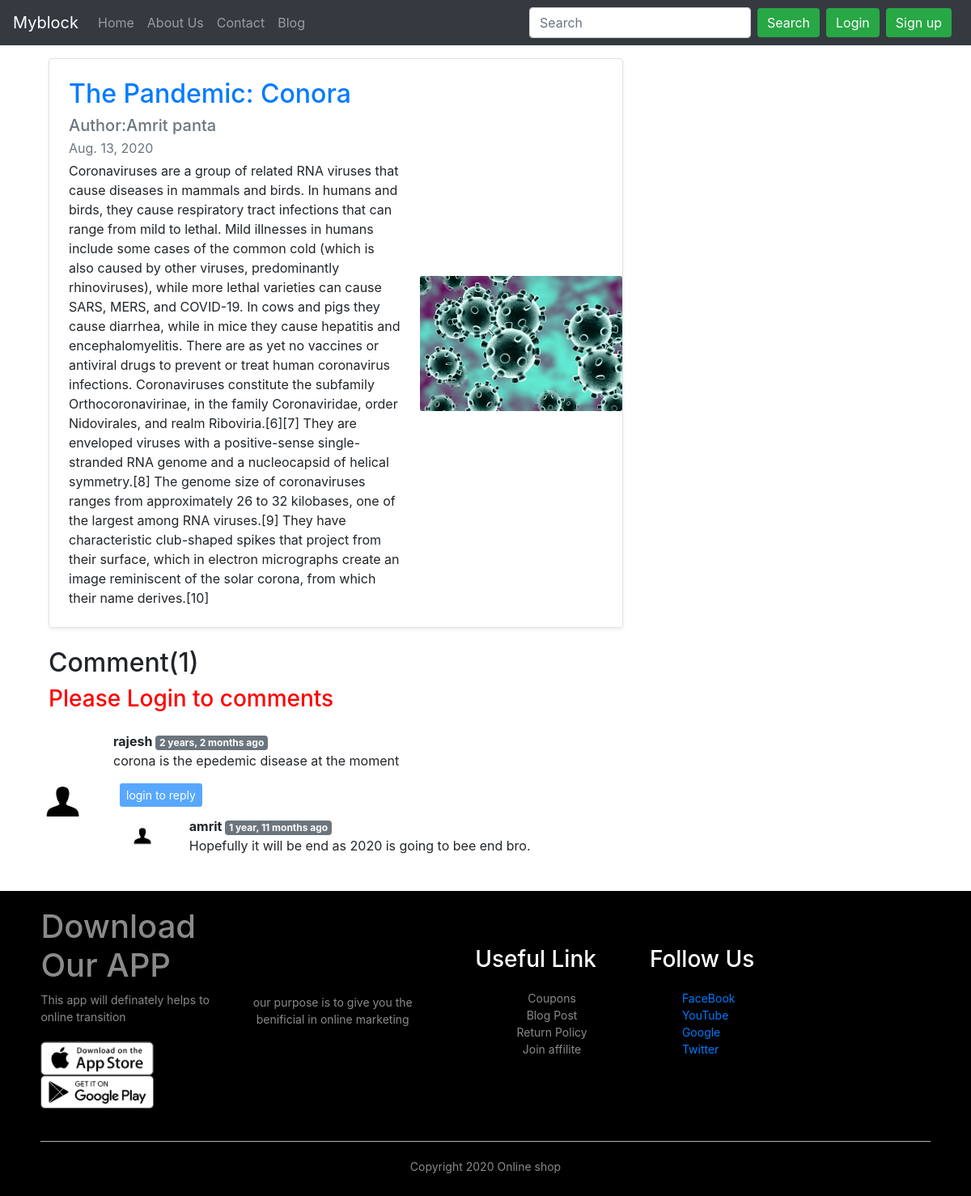
The page /blog/corona on the database its author committed.
### blog/models.py (models this page shows, shortened)
class Posts(models.Model):
    sno=models.AutoField(primary_key=True)
    title=models.CharField(max_length=300)
    author=models.CharField(max_length=300)
    content=models.TextField()
    timestamp=models.DateField(blank=True)
    img=models.ImageField(upload_to='blog/images')
    slug=models.CharField(max_length=200)

class BlogComment(models.Model):
    sno=models.AutoField(primary_key=True)
    comment=models.TextField()
    user=models.ForeignKey(User,on_delete=models.CASCADE)
    post=models.ForeignKey(Posts,on_delete=models.CASCADE)
    parent=models.ForeignKey('self',on_delete=models.CASCADE,null=True)
    timestamp=models.DateTimeField(default=now)

### blog/views.py (the view)
# urls.py: path('<str:slug>',views.blogpost,name='blogpost'),
def blogpost(request,slug):
    post= Posts.objects.filter(slug=slug).first()
    comment= BlogComment.objects.filter(post=post,parent=None)
    replies= BlogComment.objects.filter(post=post).exclude(parent=None)
    repDic={}
    for reply in replies:
        if reply.parent.sno not in repDic.keys():
            repDic[reply.parent.sno]=[reply]
        else:
            repDic[reply.parent.sno].append(reply)
    context={'post':post,'comment':comment,'user':request.user,'replyDict':repDic}
    return render(request,'blog/blogpost.htm',context)

### blog/templatetags/extras.py (called while the page is built)
@register.filter(name='get_val')
def get_val(dict,key):
    return dict.get(key)

### templates/blog/blogpost.htm (shortened to what this page needs)
{%  extends 'base.htm'%}
{% block body %}
{% load humanize %}
{% load extras %}
<div class="container my-3">
    <div class="col-8">
        <div
            class="row no-gutters border rounded overflow-hidden flex-md-row mb-4 shadow-sm h-md-250 position-relative">
            <div class="col p-4 d-flex flex-column position-static">
                <strong class=" mb-0 text-primary">
                    <h2>{{post.title}}</h2>
                </strong>
                <h5 class="mb-1 text-muted">Author:{{post.author}}</h5>
                <div class="mb-1 text-muted">{{post.timestamp}}</div>
                <p class="card-text mb-auto">{{post.content|safe}}</p>
            </div>
            <div class="col-4 my-5">
                <img src="/media/{{post.img}}" class="card-img" alt="...">
            </div>
        </div>
    </div>
    <div class="container my-3">
        <h2>Comment({{comment.count}})</h2>
        <div class="my-2">
            {% if user.is_authenticated %}
            <form action="postcomment" method="POST">
                {% csrf_token %}
                <label for="comment">Enter Comment</label>
                <input type="text" class="form-control" name="comment" placeholder="Enter  your comment">
                <input type="hidden" name="postno" value="{{post.sno}}">
                <input type="hidden" name="parentsno" value=" ">
                <button type="submit" class="btn btn-primary my-3">Submit</button>
            </form>
            {% else %}
            <h3 style="color: red;">Please Login to comments</h3>
            {% endif %}
        </div>
    </div>
    {% for cmd in comment%}
    <div class="row my-4">
        <div class="col-md-1 ">
            <img class="rounded mx-auto d-block w-100 p-2 " src="/static/download.png" alt="it is the images">
        </div>
        <div class="col-md-11 "><b>{{cmd.user.username}} <span
                    class="badge badge-secondary">{{cmd.timestamp|naturaltime}}</span></b>
            <div>
                {{cmd.comment}}
            </div>
            <div class="reply mx-2 my-3">
                {% if user.is_authenticated %}
                <button class="btn btn-primary btn-sm" type="button" data-toggle="collapse"
                    data-target="#replycomment{{cmd.sno}}" aria-expanded="false"
                    aria-controls="replycomment{{cmd.sno}}">
                    Reply
                </button>
                <div class="collapse" id="replycomment{{cmd.sno}}">
                    <div class="card card-body my-2">
                        <form action="postcomment" method="POST">
                            {% csrf_token %}
                            <input type="text" class="form-control" name="comment" placeholder="Enter  your comment">
                            <input type="hidden" name="parentsno" value="{{cmd.sno}}">
                            <input type="hidden" name="postno" value="{{post.sno}}">
                            <button type="submit" class="btn btn-primary my-2">Submit</button>
                        </form>
                    </div>
                </div>
                {%else%}
                <button class="btn btn-primary btn-sm" type="button" data-toggle="collapse"
                    data-target="#replycomment{{cmd.sno}}" aria-expanded="false" aria-controls="replycomment{{cmd.sno}}"
                    disabled>
                    login to reply
                </button>
                {%endif%}
                <div class="replies  my-2">
                    {% for reply in replyDict|get_val:cmd.sno %}
                    <div class="row">
                        <div class="col-md-1 ">
                            <img class="rounded mx-auto d-block w-75 p-2 " src="/static/download.png"
                                alt="it is the images">
                        </div>
                        <div class="col-md-11 my-1">
                            <b>{{reply.user.username}} <span
                                class="badge badge-secondary">{{reply.timestamp|naturaltime}}</span></b>
                        <div>
                            {{reply.comment}}
                        </div>
                        </div>
                        <br>
                    </div>
                    {% endfor%}
                </div>
            </div>
        </div>
    </div>
    {%endfor%}
</div>
{% endblock%}

### templates/base.htm (shortened to what this page needs)
<!doctype html>
<html lang="en">
{% load static%}
<head>
  <link rel="stylesheet" href="{% static 'css/all.min.css'%}">
  <link rel="stylesheet" href="{% static 'css/bootstrap.css'%}">
  {% block mystyle%}
  <link rel="stylesheet" href="{% static 'css/mystyle.css'%}">
  {% endblock mystyle%}
</head>
<body>
  <nav class="navbar navbar-expand-lg navbar-dark bg-dark">
    <a class="navbar-brand" href="/">Myblock</a>
    <div class="collapse navbar-collapse" id="navbarSupportedContent">
      <ul class="navbar-nav mr-auto">
        <li class="nav-item {% block home%}{% endblock%}">
          <a class="nav-link" href="/">Home <span class="sr-only">(current)</span></a>
        </li>
        <li class="nav-item {% block about%}{% endblock%}">
          <a class="nav-link" href="/about">About Us</a>
        </li>
        <li class="nav-item {% block contact%}{% endblock%}">
          <a class="nav-link" href="/contact">Contact</a>
        </li>
        <li class="nav-item {% block blog %}{% endblock %}">
          <a class="nav-link" href="/blog">Blog</a>
        </li>
      </ul>
      <div class="ml-auto ">
        <form method="GET" action="/search" class="form-inline my-2 my-lg-0">
          <input class="form-control mr-sm-2" type="search" placeholder="Search" aria-label="Search" id="query"
            name="query">
          <button class="btn btn-success my-2 my-sm-0 mr-2" type="submit">Search</button>
          {% if user.is_authenticated %}
          <ul class="navbar-nav mr-2">
            <li class="nav-item dropdown">
              <a class="nav-link dropdown-toggle" href="#" id="navbarDropdown" role="button" data-toggle="dropdown"
                aria-haspopup="true" aria-expanded="false">
                WelCome {{request.user}}
              </a>
              <div class="dropdown-menu" aria-labelledby="navbarDropdown">
                <a class="dropdown-item" href="/logout">LogOut</a>
              </div>
            </li>
          </ul>
          {% else %}
          <button type="button" class="btn btn-success my-2 my-sm-0 mr-2" data-toggle="modal" data-target="#loginmodel">
            Login
            <button type="button" class="btn btn-success my-2 my-sm-0 mr-2" data-toggle="modal"
              data-target="#signupmodel">
              Sign up
            </button>
            {% endif%}
        </form>
      </div>
    </div>
  </nav>
  {% block body%}{% endblock%}
  {% block fotter %}
  <div class="myfooter">
    <div class="mybox">
      <div class="row">
        <div class="col-1">
          <h1>Download Our APP</h1>
          <p>This app will definately helps to online transition</p>
          <div class="applogo">
            <img src="{% static 'app-store.png'%}" alt="">
            <img src="{% static 'play-store.png'%}" alt="">
          </div>
        </div>
        <div class="col-2">
          <p>our purpose is to give you the benificial in online marketing</p>
        </div>
        <div class="col-3">
          <h3>Useful Link</h3>
          <ul>
            <li>Coupons</li>
            <li>Blog Post</li>
            <li>Return Policy</li>
            <li>Join affilite</li>
          </ul>
        </div>
        <div class="col-4">
          <h3>Follow Us</h3>
          <ul>
            <li><a href="https://www.facebook.com/" target="_blank">FaceBook</a></li>
            <li><a href="https://www.youtube.com/" target="_blank">YouTube</a></li>
            <li><a href="https://www.google.com/" target="_blank">Google</a></li>
            <li><a href="https://www.twitter.com/" target="_blank">Twitter</a></li>
          </ul>
        </div>
      </div>
      <hr>
      <p class="copyright">Copyright 2020 Online shop</p>
    </div>
  </div>
  {% endblock %}
</body>
</html>

### static/css/mystyle.css (style rules this page uses)
html,body { height: 100%; }

### templates/base.htm (style rules this page uses)
.btn { outline: none; border: none; }
.myfooter { background: #000; color: #8a8a8a; font-size: 14px; padding: 20px 0 10px; margin-top: 20px; }
.mybox { padding-left: 50px; padding-right: 50px; }
.myfooter p { color: #8a8a8a; }
.row { display: flex; align-items: center; flex-wrap: wrap; justify-content: space-around; }
.myfooter h3 { color: #fff; margin-bottom: 20px; }
.col-1, .col-2, .col-3, .col-4 { min-width: 250px; margin-bottom: 20px; }
.col-1 { flex-basis: 40%; }
.col-2 { flex: 1; text-align: center; }
.col-3 { flex-basis: 12%; text-align: center; }
ul { list-style-type: none; }
.applogo { margin-top: 20px; }
.applogo img { width: 140px; }
.myfooter hr { border: none; background: #b5b5b5; height: 1px; margin: 20px 0; }
.copyright { text-align: center; }

### rows shown on the page
Posts: title "The Pandemic: Conora", author "Amrit panta", timestamp "Aug. 13, 2020", content "Coronaviruses are a group of related RNA viruses that cause diseases in mammals and birds. In humans and birds, they cause respiratory tract infections that can range from mild to lethal. Mild illnesses in humans include some cases of the common cold (which is also caused by other viruses, predominantly rhinoviruses), while more lethal varieties can cause SARS, MERS, and COVID-19. In cows and pigs they cause diarrhea, while in mice they cause hepatitis and encephalomyelitis. There are as yet no vaccines or antiviral drugs to prevent or treat human coronavirus infections. Coronaviruses constitute the subfamily Orthocoronavirinae, in the family Coronaviridae, order Nidovirales, and realm…", img (picture)
BlogComment: user.username "rajesh", timestamp "2 years, 2 months ago", comment "corona is the epedemic disease at the moment"
BlogComment: user.username "amrit", timestamp "1 year, 11 months ago", comment "Hopefully it will be end as 2020 is going to bee end bro."

### other values the page prints
{{ comment.count }} "1"
